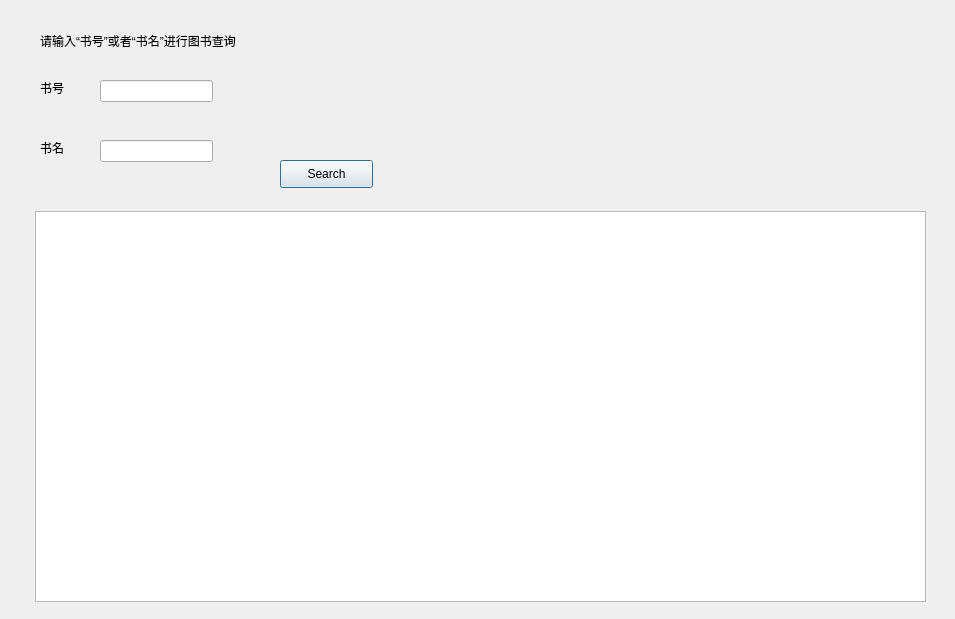
<?xml version="1.0" encoding="UTF-8"?>
<ui version="4.0">
 <class>Search</class>
 <widget class="QDialog" name="Search">
  <property name="geometry">
   <rect>
    <x>0</x>
    <y>0</y>
    <width>955</width>
    <height>619</height>
   </rect>
  </property>
  <property name="windowTitle">
   <string>Dialog</string>
  </property>
  <widget class="QLabel" name="label">
   <property name="geometry">
    <rect>
     <x>40</x>
     <y>30</y>
     <width>631</width>
     <height>21</height>
    </rect>
   </property>
   <property name="text">
    <string>请输入“书号”或者“书名”进行图书查询</string>
   </property>
  </widget>
  <widget class="QLineEdit" name="ID_Edit">
   <property name="geometry">
    <rect>
     <x>100</x>
     <y>80</y>
     <width>113</width>
     <height>22</height>
    </rect>
   </property>
  </widget>
  <widget class="QLineEdit" name="Name_Edit">
   <property name="geometry">
    <rect>
     <x>100</x>
     <y>140</y>
     <width>113</width>
     <height>22</height>
    </rect>
   </property>
  </widget>
  <widget class="QLabel" name="label_2">
   <property name="geometry">
    <rect>
     <x>40</x>
     <y>80</y>
     <width>55</width>
     <height>16</height>
    </rect>
   </property>
   <property name="text">
    <string>书号</string>
   </property>
  </widget>
  <widget class="QLabel" name="label_3">
   <property name="geometry">
    <rect>
     <x>40</x>
     <y>140</y>
     <width>55</width>
     <height>16</height>
    </rect>
   </property>
   <property name="text">
    <string>书名</string>
   </property>
  </widget>
  <widget class="QPushButton" name="SearchButton">
   <property name="geometry">
    <rect>
     <x>280</x>
     <y>160</y>
     <width>93</width>
     <height>28</height>
    </rect>
   </property>
   <property name="text">
    <string>Search</string>
   </property>
  </widget>
  <widget class="QTableView" name="SearchResult">
   <property name="geometry">
    <rect>
     <x>35</x>
     <y>211</y>
     <width>891</width>
     <height>391</height>
    </rect>
   </property>
  </widget>
 </widget>
 <resources/>
 <connections/>
</ui>
